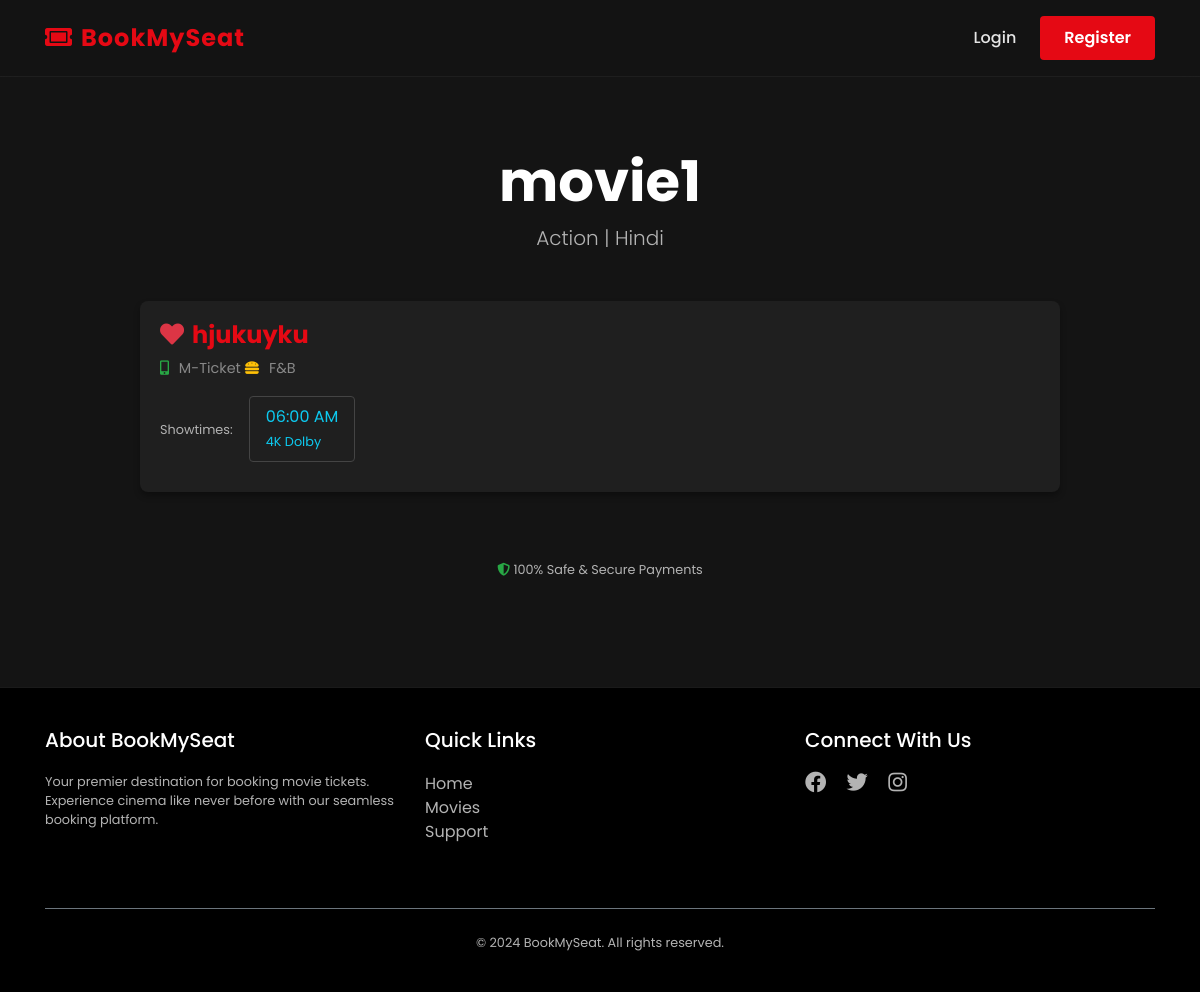
The app's page /movies/2/theaters, older data.
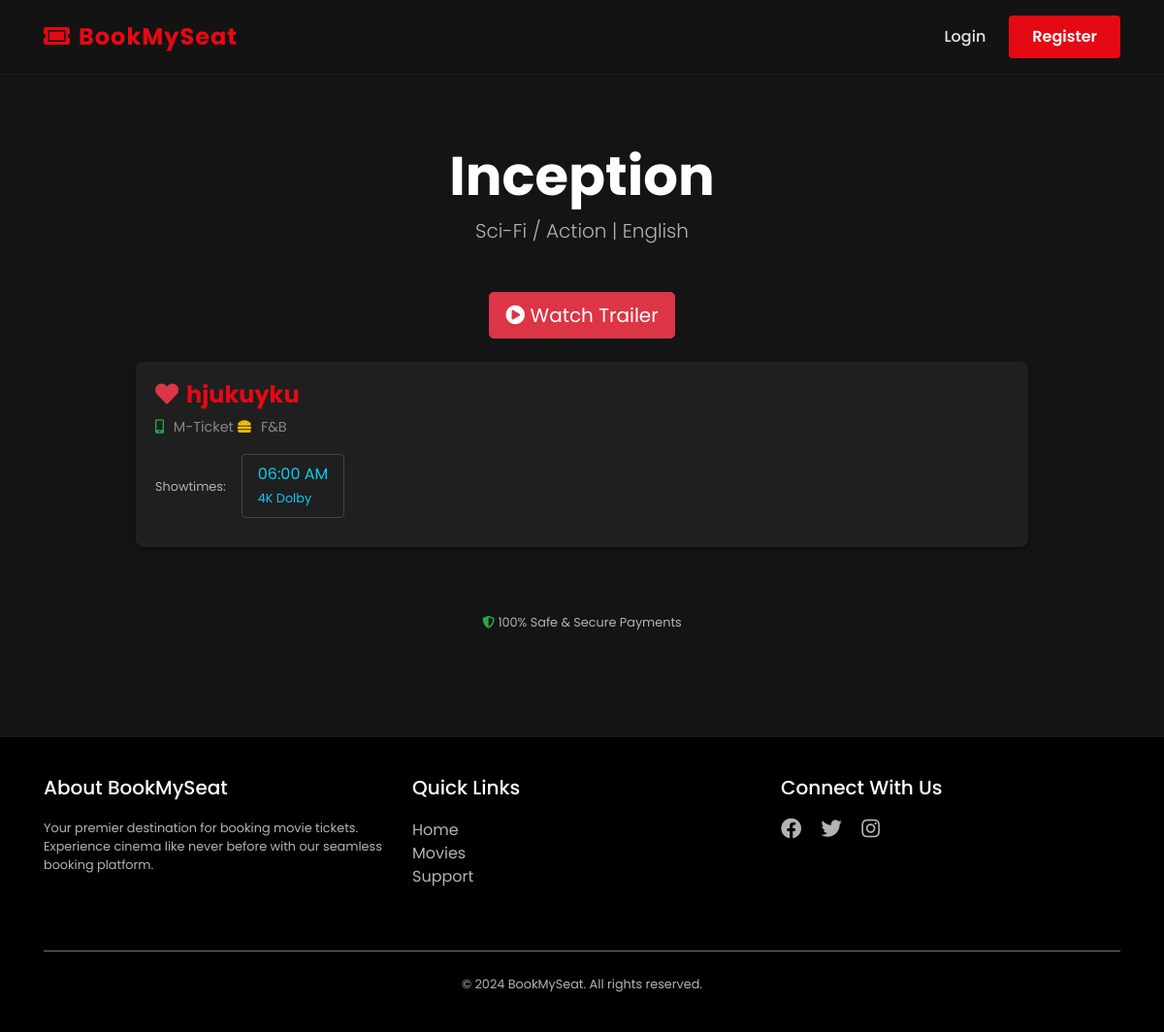
The same page, newer data.
### movies/models.py (models this page shows, shortened)
class Movie(models.Model):
    name= models.CharField(max_length=255)
    image= models.ImageField(upload_to="movies/")
    rating = models.DecimalField(max_digits=3,decimal_places=1)
    cast= models.TextField()
    description= models.TextField(blank=True,null=True) # optional
    genre = models.CharField(max_length=100, default='Action')
    language = models.CharField(max_length=100, default='Hindi')
    trailer_url = models.URLField(max_length=500, blank=True, null=True, help_text="YouTube trailer URL")

### movies/views.py (the view)
# urls.py: path('<int:movie_id>/theaters',views.theater_list,name='theater_list'),
def theater_list(request, movie_id):
    movie = get_object_or_404(Movie, id=movie_id)
    theaters = Theater.objects.filter(movie=movie)
    return render(request, 'movies/theater_list.html', {'movie': movie, 'theaters': theaters})

### templates/movies/theater_list.html (shortened to what this page needs)
{% extends "users/basic.html" %}
{% block content %}
<div class="py-5">
  <div class="text-center mb-5">
    <h2 class="font-weight-bold display-4">{{ movie.name }}</h2>
    <p class="text-muted lead">{{ movie.genre }} | {{ movie.language }}</p>
  </div>
  {% if movie.trailer_url %}
  <div class="text-center mb-4">
    <button type="button" class="btn btn-danger btn-lg" data-toggle="modal" data-target="#trailerModal">
      <i class="fas fa-play-circle"></i> Watch Trailer
    </button>
  </div>
  {% endif %}
  {% if theaters %}
  <div class="row">
    <div class="col-lg-10 mx-auto">
      {% for theater in theaters %}
      <div class="theatre-card text-white">
        <div class="row align-items-center mb-3">
          <div class="col-md-6">
            <h4 class="mb-1 font-weight-bold" style="color: #e50914;">
              <i class="fas fa-heart text-danger mr-2"></i>{{ theater.name }}
            </h4>
            <div class="feature-icon mt-2">
              <span><i class="fas fa-mobile-alt text-success"></i> M-Ticket</span>
              <span><i class="fas fa-hamburger text-warning"></i> F&B</span>
            </div>
          </div>
        </div>
        <div class="d-flex flex-wrap align-items-center">
          <div class="mr-3 mb-2 text-muted small">Showtimes:</div>
          <a href="{% url 'book_seats' theater.id %}" class="time-slot shadow-sm">
            {{ theater.time|date:"h:i A" }}
            <br><small class="text-white-50">4K Dolby</small>
          </a>
        </div>
      </div>
      {% endfor %}
    </div>
  </div>
  {% endif %}
  <div class="text-center mt-5 text-muted small">
    <i class="fas fa-shield-alt text-success"></i> 100% Safe & Secure Payments
  </div>
</div>
{% endblock %}

Row changes from the older to the newer data that the page shows:
changed Movie: name "movie1" → "Inception"; genre "Action" → "Sci-Fi / Action"; language "Hindi" → "English"
Text that changed along with them:
text now shown: "Watch Trailer"
